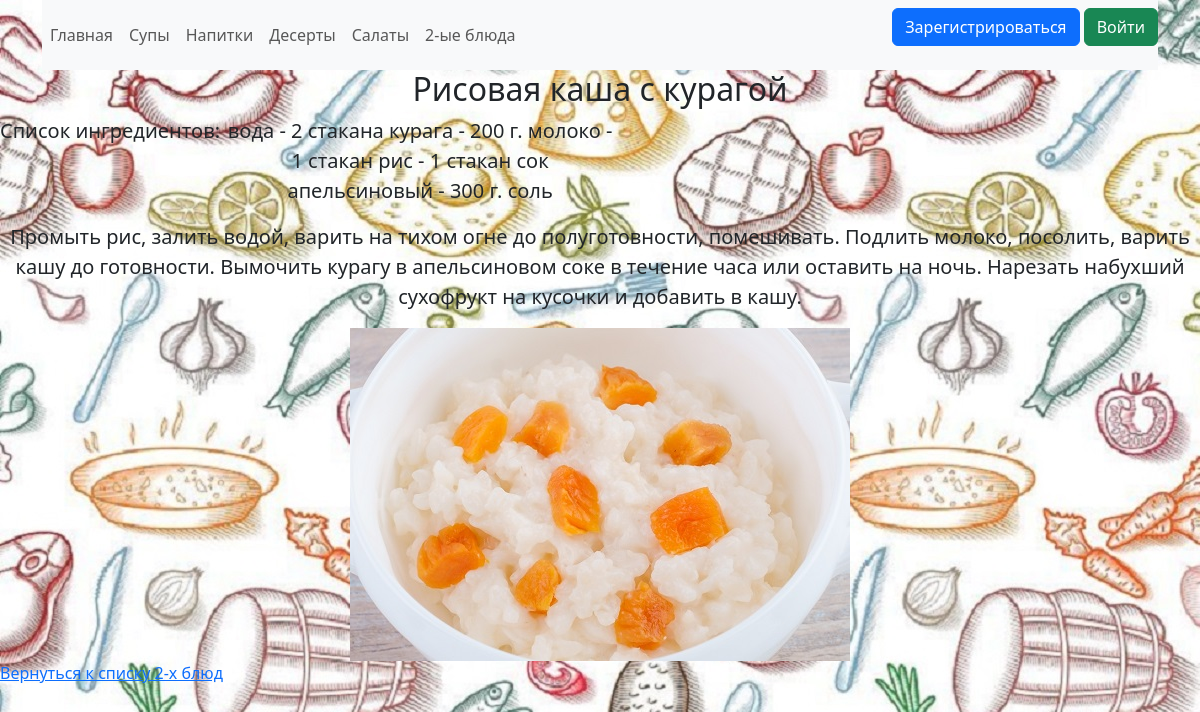
/second_dish/40, run on the app's committed database.
### data/recipes.py (models this page shows)
class Recipe(SqlAlchemyBase):
    __tablename__ = 'recipes'
    id = sqlalchemy.Column(sqlalchemy.Integer,
                           primary_key=True, autoincrement=True)
    name = sqlalchemy.Column(sqlalchemy.String, nullable=True)
    ingredients = sqlalchemy.Column(sqlalchemy.TEXT, nullable=True)
    recipe = sqlalchemy.Column(sqlalchemy.TEXT)

### data/images.py (models this page shows)
class Image(SqlAlchemyBase):
    __tablename__ = 'images'
    id = sqlalchemy.Column(sqlalchemy.Integer,
                           primary_key=True, autoincrement=True)
    file = sqlalchemy.Column(sqlalchemy.String)

### main.py (the view)
@app.route('/second_dish/<int:pk>')
def second_dish(pk):
    db_sess = db_session.create_session()
    img = db_sess.query(Image).filter(
        Image.id == db_sess.query(RecImage).filter(RecImage.id_rec == pk).first().id_images).first()
    second_dish = db_sess.query(Recipe).filter(Recipe.id == pk).first()
    return render_template('detail_second_dish.html', second_dish=second_dish, img=img.file)

### data/db_session.py (called while the page is built)
def create_session() -> Session:
    global __factory
    return __factory()

### templates/detail_second_dish.html
{% extends "base.html" %}
{% block content %}
<div style="text-align: center; font-size: 20px;">
    <h2>{{second_dish.name}}</h2>
    <div style="display:flex">
        <p>Список ингредиентов:</p>
        <p style="width:400px">{{second_dish.ingredients}}</p>
    </div>
    <p>{{second_dish.recipe}}</p>
    <img src="{{ url_for('static', filename=img) }}" alt="{{second_dish.name}}">
</div>
    <a href="/second_dishes">Вернуться к списку 2-х блюд</a>
{% endblock %}

### data on the page
Recipe: name "Рисовая каша с курагой", ingredients "вода - 2 стакана курага - 200 г. молоко - 1 стакан рис - 1 стакан сок апельсиновый - 300 г. соль", recipe "Промыть рис, залить водой, варить на тихом огне до полуготовности, помешивать. Подлить молоко, посолить, варить кашу до готовности. Вымочить курагу в апельсиновом соке в течение часа или оставить на ночь. Нарезать набухший сухофрукт на кусочки и добавить в кашу."
Image: file.name (picture)
